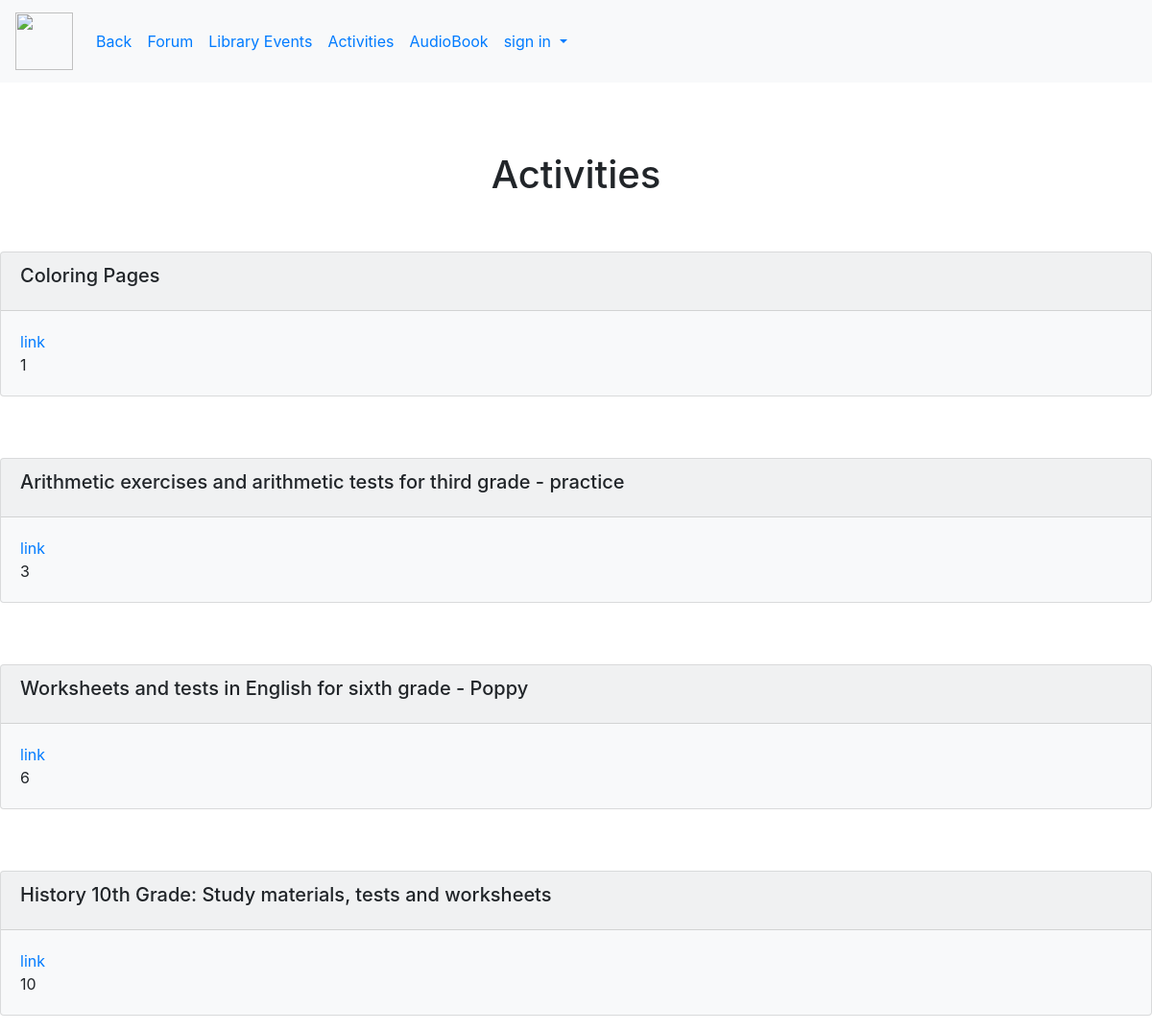
Page /Me/Student/Activities/ on the committed database.
### Activite_stud/models.py (models this page shows)
class Activity(models.Model):
    title = models.CharField(max_length=150)
    grade_CHOICES = ((1, 1), (2, 2), (3, 3), (4, 4), (5, 5),(6,6),(7,7),(8,8),(9,9),(10,10),(11,11),(12,12))
    grade = models.IntegerField(default=True, choices=grade_CHOICES)
    link = models.URLField(max_length=200, null=True, default=None, blank=True)

### Activite_stud/views.py (the view)
# urls.py: path('Student/Activities/',Act_views.Activity_stud , name="activity"),
def Activity_stud(request):
    activities = Activity.objects.all()
    return  render (request,'Activite_stud/Activity_stud.html',{'activities':activities})

### book_catalog/templates/Activite_stud/Activity_stud.html
{% extends "mepage/student/stylestudent.html" %}
{% block content %}
    <br><br><br>
<h1 align="center">Activities</h1>
    {% for activity in activities %}
    <br><br>
        <div class="card bg-light mb-3" style="max-width: 100rem;">
  <div class="card-header">
<h5 class="card-title">{{ activity.title }}</h5>
  </div>
  <div class="card-body">
      <a href="{{ activity.link }}" target="_blank">link</a>
    <p class="card-text">{{ activity.grade }}</p>
  </div>
</div>
    {% endfor %}
{% endblock %}

### rows in the picture
Activity: title "Coloring Pages", grade "1"
Activity: title "Arithmetic exercises and arithmetic tests for third grade - practice", grade "3"
Activity: title "Worksheets and tests in English for sixth grade - Poppy", grade "6"
Activity: title "History 10th Grade: Study materials, tests and worksheets", grade "10"
